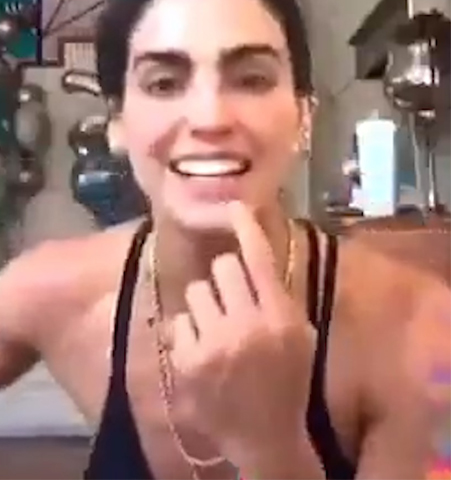
#> input picture learn.jpg, 451 x 480 px
$ python mood.py
#> lines starting #> are read from the running program, lines starting #| are printed output that depends on the picture; after the words box and inside, x2 and y2 are one past the last pixel; in counts of white or black regions, pixels touching at a corner belong together
import cv2
k = 0
feliz = cv2.imread("learn.jpg")
#> feliz is the input picture: shape (480, 451, 3); mean B, G, R 114, 122.6, 163.3
triste = cv2.imread("sad.jpg")
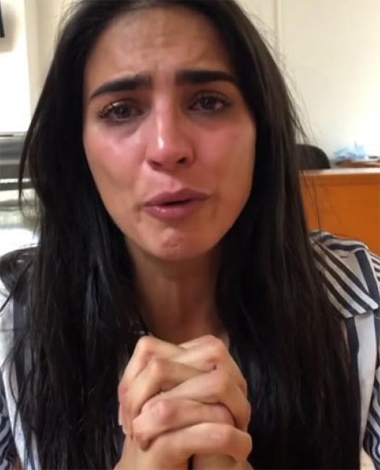
#> input picture sad.jpg, 380 x 470 px
#> triste is the input picture: shape (470, 380, 3); mean B, G, R 73.3, 81.6, 105.1
face_cascade = cv2.CascadeClassifier('C:/opencv/sources/data/haarcascades/haarcascade_frontalface_default.xml')
eye_cascade = cv2.CascadeClassifier('C:/opencv/sources/data/haarcascades/haarcascade_smile.xml')
#video = cv2.VideoCapture(0)
video = cv2.VideoCapture('test.mp4')
while video.isOpened():
    ret, frame = video.read()
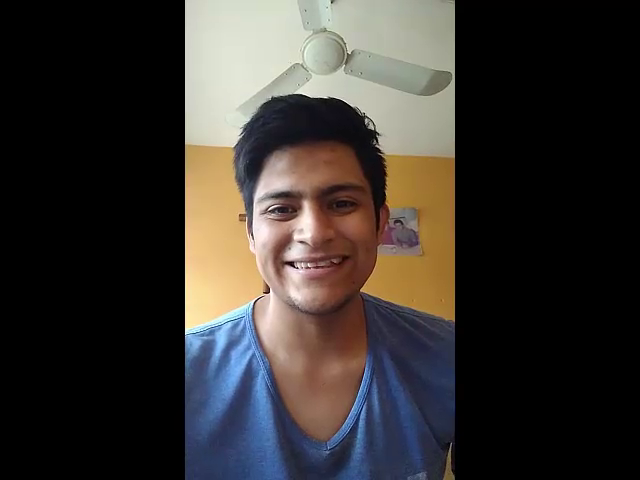
#> input picture frame 140 of test.mp4, 640 x 480 px
#> frame is the input picture: shape (480, 640, 3); mean B, G, R 48.2, 51.5, 55.8
    if frame is not None:
        gray = cv2.cvtColor(frame, cv2.COLOR_BGR2GRAY)
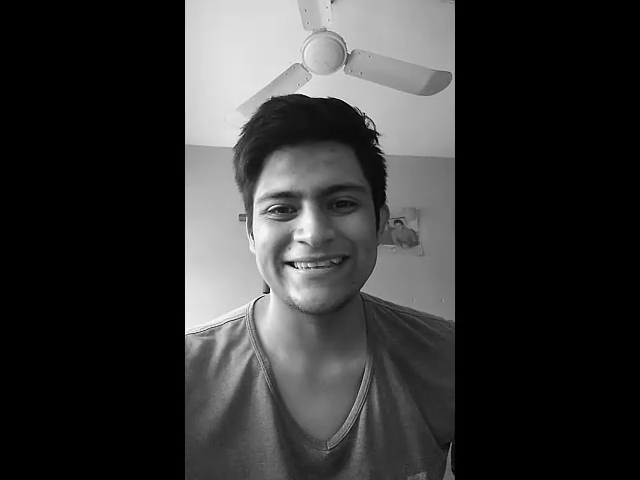
#> gray: shape (480, 640); min 0, max 255, mean 52.4
        faces = face_cascade.detectMultiScale(gray, 1.3, 10)
#> faces = [[236, 146, 152, 152]]
        for (x, y, w, h) in faces:
            cv2.rectangle(frame, (x, y), (x + w, y + h), (255, 0, 0), 2)
            roi_gray = gray[y:y + h, x:x + w]
            roi_color = frame[y:y + h, x:x + w]
            eyes = eye_cascade.detectMultiScale(roi_gray,1.18,20)
            print(eyes)
            print(faces)
            if(len(eyes) >= 1 and len(eyes) < 2):
                cv2.imshow('FELIZ',feliz)
                cv2.destroyWindow('SAD')
            else:
                cv2.imshow('SAD',triste)
                cv2.destroyWindow('FELIZ')
            for (ex, ey, ew, eh) in eyes:
                cv2.rectangle(roi_color, (ex, ey), (ex + ew, ey + eh), (0, 255, 0), 2)
#> this loop made 1 pass
#> (x, y, w, h, eyes) on pass 1: (236, 146, 152, 152, [[35, 98, 78, 39]])
#| [[35 98 78 39]]
#| [[236 146 152 152]]
#> pass 1, `roi_gray = gray[y:y + h, x:x + w]`:
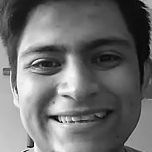
#> roi_gray: shape (152, 152); min 0, max 255, mean 110.1
#> pass 1, `roi_color = frame[y:y + h, x:x + w]`:
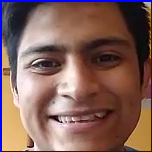
#> roi_color: shape (152, 152, 3); mean B, G, R 93.2, 97.5, 130.1
#> after the loop:
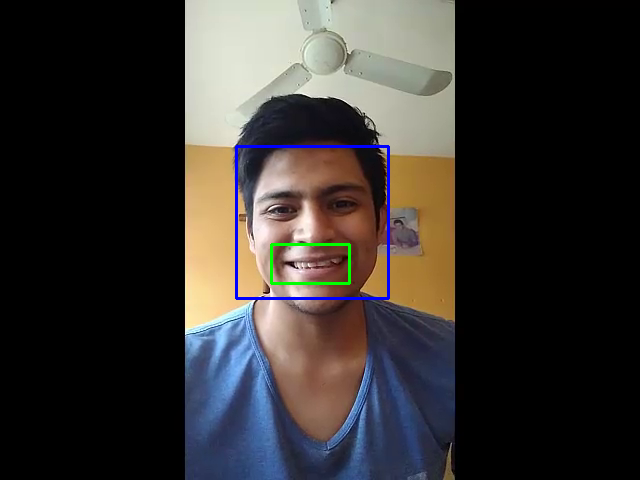
#> frame: shape (480, 640, 3); 0.82% of pixels changed, all inside (x1, y1, x2, y2) = (235, 145, 390, 300)
#> after the loop:
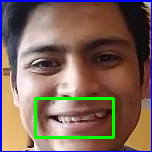
#> roi_color: shape (152, 152, 3); 3.02% of pixels changed, all inside (x1, y1, x2, y2) = (34, 97, 115, 139)
        cv2.imshow('Video', frame)
    if cv2.waitKey(1) & 0xFF == ord('s'):
#> (key Esc is pressed here)
        break
video.release()
cv2.destroyAllWindows()
